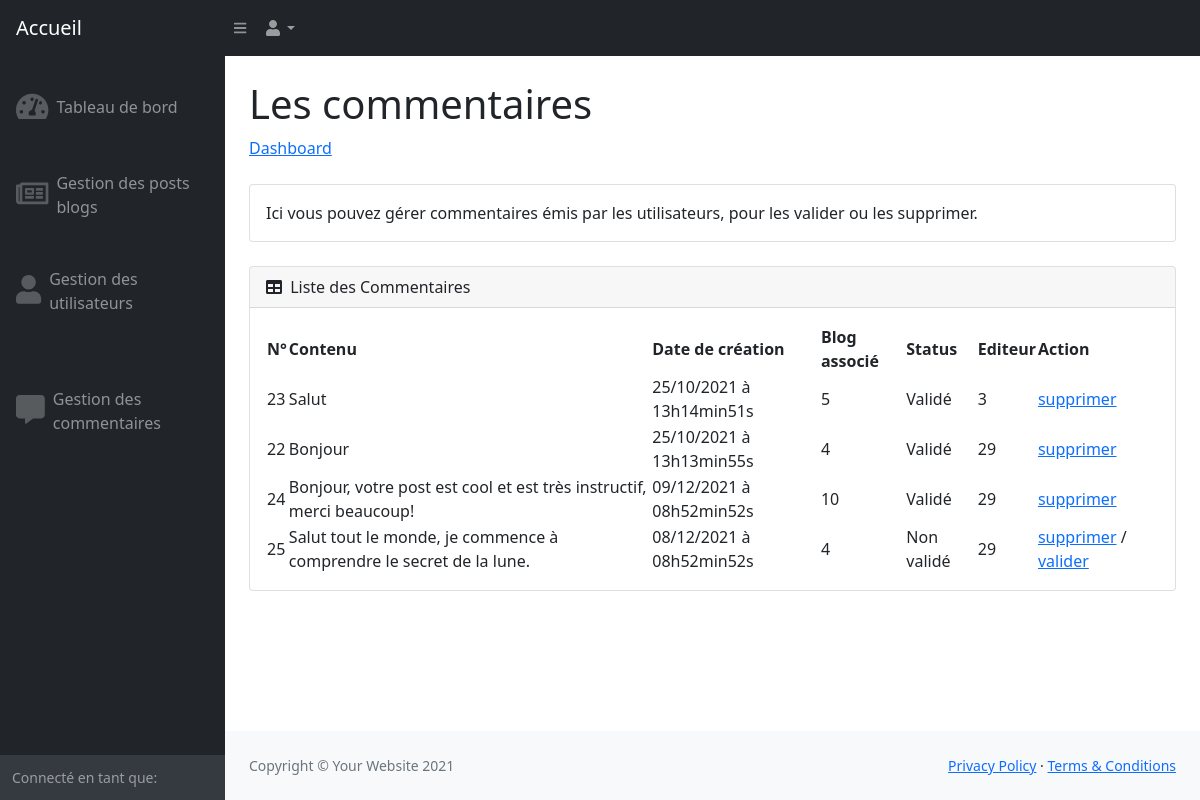
/index.php?action=manageCommentsForAdmin, run on the app's committed database.
### tables this page shows
CREATE TABLE `comment` (
  `id` int(11) NOT NULL,
  `id_blog` int(11) NOT NULL,
  `id_user` int(11) NOT NULL,
  `content` varchar(1000) NOT NULL,
  `creation_date` datetime NOT NULL,
  `is_validated` tinyint(1) NOT NULL
);

### controller/BackendController.class.php (called while the page is built, shortened)
<?php
require_once dirname(__DIR__) . DIRECTORY_SEPARATOR . 'model' . DIRECTORY_SEPARATOR . 'CommentManager.class.php';
class BackendController
{
    public function displayComments($commentDeleteSuccess = null, $blogUpdateSuccess = null)
    {
        $commentManager = new CommentManager();
        $commentsNumber = $commentManager->getAllCommentsNumber();
        if (!$commentsNumber) {
            $queryError = true;
        } else {
            $commentsNumber = $commentsNumber->fetch();
            if ((int) $commentsNumber[0] == 0) {
                $commentsListEmpty = true;
            } elseif ((int) $commentsNumber[0] > 0) {
                $commentsListEmpty = false;
                $commentsList = $commentManager->getAllComments();
            }
        }
        require_once 'view/commentsManagementDashboardView.php';
    }
}

### model/CommentManager.class.php (called while the page is built, shortened)
<?php
class CommentManager extends Manager
{
    public function getAllComments()
    {
        $db = $this->dbConnect();
        $commentsList = $db->query('SELECT id, id_blog, id_user, content, is_validated, DATE_FORMAT(creation_date, \'%d/%m/%Y à %Hh%imin%ss\') AS creation_date FROM comment ORDER BY creation_date DESC');
        return $commentsList;
    }
    public function getAllCommentsNumber()
    {
        $db = $this->dbConnect();
        $commentsNumber = $db->query('SELECT COUNT(*) FROM comment');
        return $commentsNumber;
    }
}

### view/commentsManagementDashboardView.php (the view, shortened to what this page needs)
                    <div class="container-fluid px-4">
                        <h1 class="mt-4">Les commentaires</h1>
                        <ol class="breadcrumb mb-4">
                            <li class="breadcrumb-item"><a href="../index.php?action=displayView&viewName=adminDashboard">Dashboard</a></li>
                        </ol>
                        <div class="card mb-4">
                            <div class="card-body">
                                Ici vous pouvez gérer commentaires émis par les utilisateurs, pour les valider ou les supprimer.
                            </div>
                        </div>
                        <div class="card mb-4">
                            <div class="card-header">
                                <i class="fas fa-table me-1"></i>
                                Liste des Commentaires
                            </div>
                            <div class="card-body">
                                <table id="datatablesSimple">
                                    <thead>
                                        <tr>
                                            <th>N°</th>
                                            <th>Contenu</th>
                                            <th>Date de création</th>
                                            <th>Blog associé</th>
                                            <th>Status</th>
                                            <th>Editeur</th>
                                            <th>Action</th>
                                        </tr>
                                    </thead>
                                    <tbody>
                                        <?php
                                        if (isset($commentsListEmpty) && !$commentsListEmpty && !isset($queryError)) {
                                            while ($comment = $commentsList->fetch()) {
                                                $number = $comment['id'];
                                                $content = $comment['content'];
                                                $creation_date = $comment['creation_date'];
                                                $associated_blog = $comment['id_blog'];
                                                $status = $comment['is_validated'] == '1' ? 'Validé' : 'Non validé';
                                                $editor = $comment['id_user'];
                                                $action_delete = '<a href="../index.php?action=deleteCommentByAdmin&id_comment='. $comment['id'] . '">supprimer</a>';
                                                $action_validate = '<a href="../index.php?action=validateCommentByAdmin&id_comment='. $comment['id'] . '">valider</a>';
                                                $action = $comment['is_validated'] == '1' ? $action_delete: $action_delete . ' / ' . $action_validate;
                                        ?>
                                        <tr>
                                            <td><?= $number ?></td>
                                            <td><?= $content ?></td>
                                            <td><?= $creation_date ?></td>
                                            <td><?= $associated_blog ?></td>
                                            <td><?= $status ?></td>
                                            <td><?= $editor ?></td>
                                            <td><?= $action ?></td>
                                        </tr>
                                        <?php
                                            }
                                        }
                                        ?>
                                    </tbody>
                                </table>
                            </div>
                        </div>
                    </div>
<?php require_once('dashboardTemplate.php'); ?>

### data on the page
comment: id "23", content "Salut", creation_date "25/10/2021 à 13h14min51s", id_blog "5", is_validated "Validé", id_user "3"
comment: id "22", content "Bonjour", creation_date "25/10/2021 à 13h13min55s", id_blog "4", is_validated "Validé", id_user "29"
comment: id "24", content "Bonjour, votre post est cool et est très instructif, merci beaucoup!", creation_date "09/12/2021 à 08h52min52s", id_blog "10", is_validated "Validé", id_user "29"
comment: id "25", content "Salut tout le monde, je commence à comprendre le secret de la lune.", creation_date "08/12/2021 à 08h52min52s", id_blog "4", is_validated "Non validé", id_user "29", is_validated "/"
